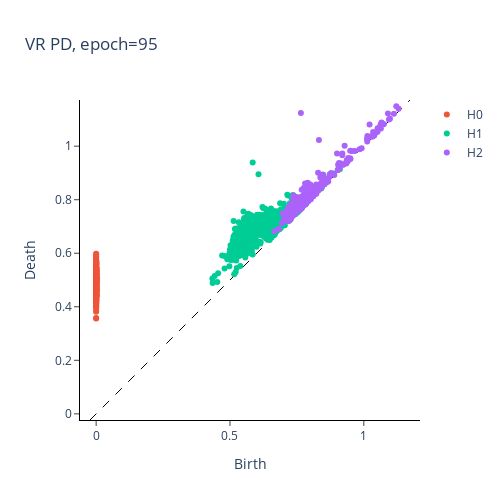

Notebook cell for this chart:
### Code cell
fig_epoch_95 = plot_diagram(
    vr_diagrams[-1],
    homology_dimensions=(0, 1, 2),
    plotly_params={"title": "VR PD, epoch=95"},
)
fig_epoch_95.update_layout(title="VR PD, epoch=95")

### Figure 1 — Plotly figure (JSON) as saved in the notebook; plotly's stock layout.template omitted (floating-point values rounded to 4 significant figures; data arrays with more than 128 entries replaced by an {"elided": "..."} marker saying what was removed)
{"data": [{"hoverinfo": "none", "line": {"color": "black", "dash": "dash", "width": 1}, "mode": "lines", "showlegend": false, "type": "scatter", "x": [-0.02299, 1.173], "y": [-0.02299, 1.173]}, {"hoverinfo": "text", "hovertext": {"elided": "399 str values"}, "mode": "markers", "name": "H0", "type": "scatter", "x": {"elided": "399 int values"}, "y": {"elided": "399 float values"}}, {"hoverinfo": "text", "hovertext": {"elided": "610 str values"}, "mode": "markers", "name": "H1", "type": "scatter", "x": {"elided": "610 float values"}, "y": {"elided": "610 float values"}}, {"hoverinfo": "text", "hovertext": {"elided": "230 str values"}, "mode": "markers", "name": "H2", "type": "scatter", "x": {"elided": "230 float values"}, "y": {"elided": "230 float values"}}], "layout": {"height": 500, "plot_bgcolor": "white", "title": {"text": "VR PD, epoch=95"}, "width": 500, "xaxis": {"autorange": false, "exponentformat": "e", "linecolor": "black", "linewidth": 1, "mirror": false, "range": [-0.02299, 1.173], "showexponent": "all", "showline": true, "side": "bottom", "ticks": "outside", "title": {"text": "Birth"}, "type": "linear", "zeroline": true}, "yaxis": {"autorange": false, "exponentformat": "e", "linecolor": "black", "linewidth": 1, "mirror": false, "range": [-0.02299, 1.173], "scaleanchor": "x", "scaleratio": 1, "showexponent": "all", "showline": true, "side": "left", "ticks": "outside", "title": {"text": "Death"}, "type": "linear", "zeroline": true}}}
